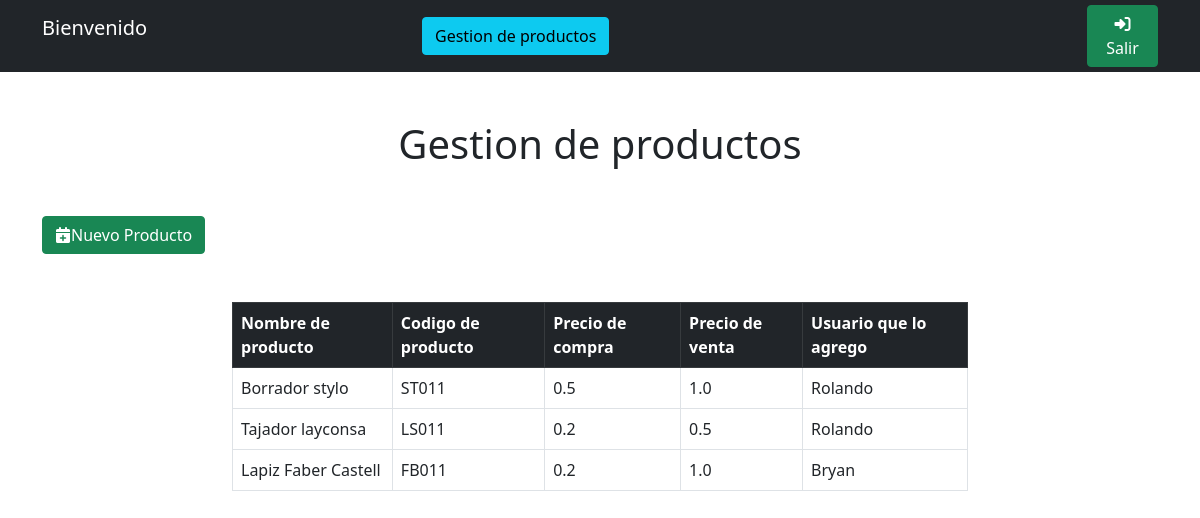
The app's page /gestionProductos with its own data.
### gestion_tienda/models.py (models this page shows)
class Producto(models.Model):
    NombreProducto=models.CharField(default='NOMBREPRODUCTO',max_length=30)
    Codigo=models.CharField(default='CODIGO',max_length=30)
    PrecioCompra=models.FloatField(default=0.00)
    PrecioVenta=models.FloatField(default=0.00)
    Usuario=models.ForeignKey(User,on_delete=models.CASCADE)

class datosUsuario(models.Model):
    user = models.OneToOneField(User,on_delete=models.CASCADE)
    Nombre = models.CharField(default='NOMBRE',max_length=30)
    Apellido =models.CharField(default='APELLIDO',max_length=30)
    Email = models.EmailField()
    Username = models.CharField(default='USERNAME',max_length=30)
    Contrasena = models.CharField(default='PASSWORD',max_length=30)
    RolUsuario = models.CharField(default='ROL',max_length=512)
    NoCelular = models.CharField(default='999999999',max_length=11)
    FechaIngreso = models.DateField(default=date.today)

### gestion_tienda/views.py (the view)
# urls.py: path('gestionProductos',views.gestionProductos,name='gestionProductos'),
def gestionProductos(request):
    productosUsuario=Producto.objects.all()
    return render(request,'gestionProductos.html',{
        'productosUsuario': productosUsuario
    })

### gestion_tienda/templates/gestionProductos.html (shortened to what this page needs)
<!DOCTYPE html>
<html lang="en">
<head>
    <link rel="stylesheet" href="https://cdnjs.cloudflare.com/ajax/libs/font-awesome/6.4.0/css/all.min.css" />
    <link href="https://cdn.jsdelivr.net/npm/bootstrap@5.0.2/dist/css/bootstrap.min.css" rel="stylesheet">
</head>
<body>
    <div class="bg-dark">
        <div class="container">
            <div class="row justify-content-between align-items-center">
                <div class="col-4 mt-3 mb-3 text-white">
                    <div class="row">
                        <h5>Bienvenido {{ user.first_name }} {{ user.last_name }}</h5>
                    </div>
                    <div class="row">
                    </div>
                </div>
                <div class="col">
                    <a class="btn btn-info" href="{% url 'gestion_tienda:gestionProductos' %}">Gestion de productos</a>
                </div>
                <div class="col-1">
                    <a class="btn btn-success" href="{% url 'gestion_tienda:cerrarSesion' %}">
                       <i class="fa-solid fa-right-to-bracket"></i>Salir
                    </a>
                </div>
            </div>
        </div>
    </div>
    <div class="mt-5 text-center mb-3">
        <h1>Gestion de productos</h1>
    </div>
    <div class="container mt-5">
        <div class="row justify-content-between">
            <div class="col-2 text-start">
                <button class="btn btn-success" data-bs-toggle="modal" data-bs-target="#nuevoProducto"><i class="fa-solid fa-calendar-plus"></i>Nuevo Producto</button>
            </div>
        </div>
    </div>
    <div class="mt-5 container">
        <div class="row justify-content-center">
            <div class="col-8">
                <table class="table table-bordered">
                    <thead class="table-dark">
                        <th>Nombre de producto</th>
                        <th>Codigo de producto</th>
                        <th>Precio de compra</th>
                        <th>Precio de venta</th>
                        <th>Usuario que lo agrego</th>
                    </thead>
                    <tbody>
                        {% for producto in productosUsuario %}
                        <tr>
                            <td>{{ producto.NombreProducto }}</td>
                            <td>{{ producto.Codigo }}</td>
                            <td>{{ producto.PrecioCompra}}</td>
                            <td>{{ producto.PrecioVenta}}</td>
                            <td>{{ producto.Usuario.datosusuario.Nombre}}</td>
                        </tr>
                        {% endfor %}
                    </tbody>
                </table>
            </div>
        </div>
    </div>
</body>
</html>

### records on screen
Producto: NombreProducto "Borrador stylo", Codigo "ST011", PrecioCompra "0.5", PrecioVenta "1.0", Usuario.datosusuario.Nombre "Rolando"
Producto: NombreProducto "Tajador layconsa", Codigo "LS011", PrecioCompra "0.2", PrecioVenta "0.5", Usuario.datosusuario.Nombre "Rolando"
Producto: NombreProducto "Lapiz Faber Castell", Codigo "FB011", PrecioCompra "0.2", PrecioVenta "1.0", Usuario.datosusuario.Nombre "Bryan"
